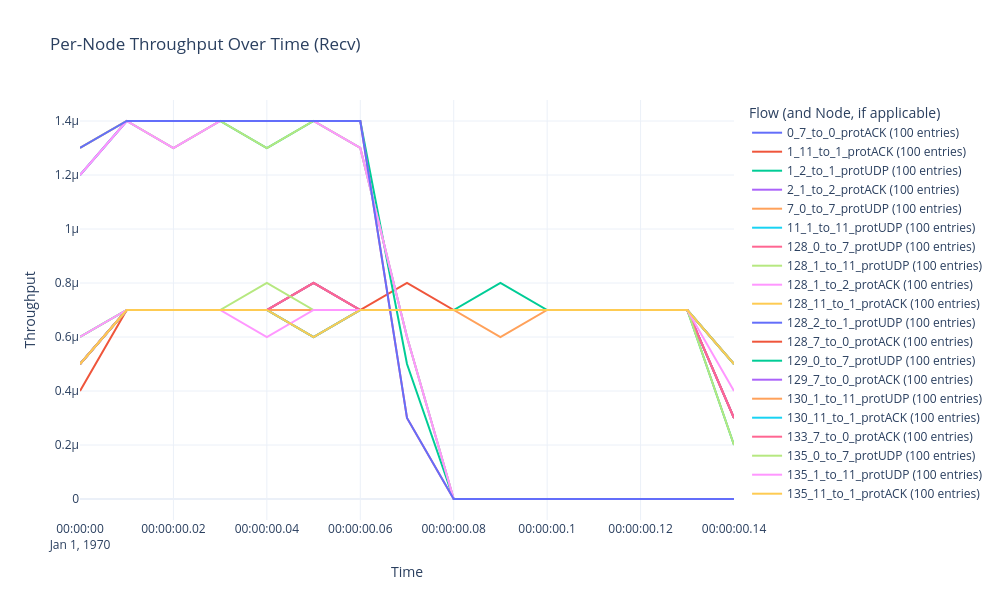
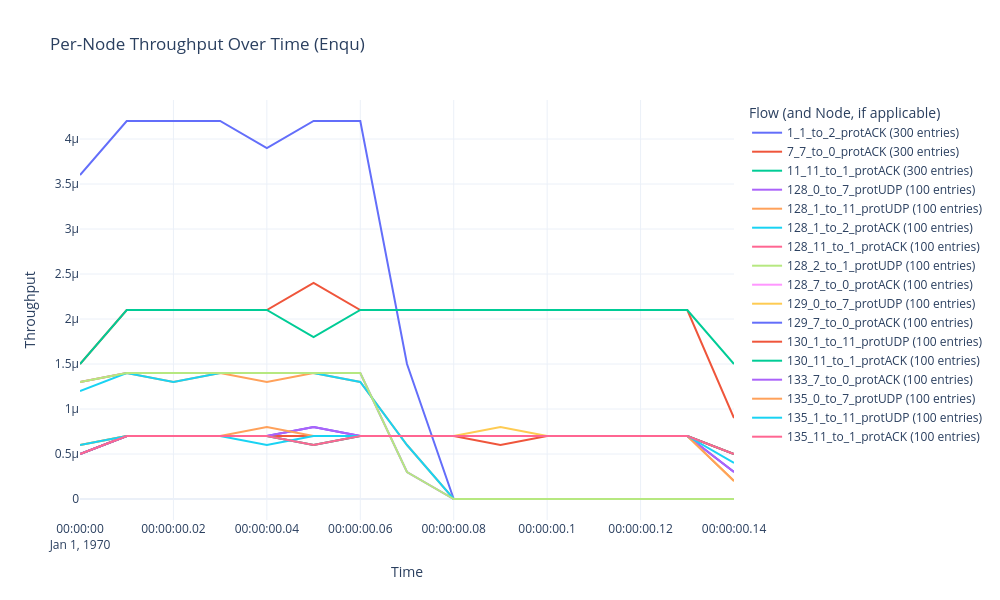
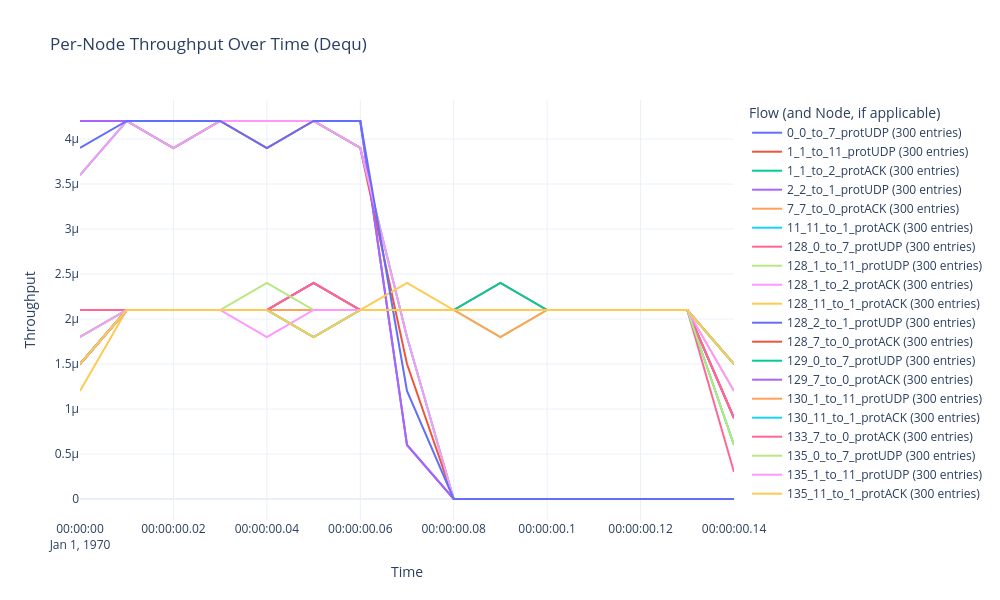

Notebook cell for these charts, in order:
### Code cell
# trace_output_file = '/home/xavid/feina/astra-sim/upc/configuration/ns3/astrasim_16nodes_ring.tr'
# trace_output_file = '/home/xavid/feina/ns-3-dev-git/three-node-trace.tr'
trace_output_file = '/home/xavid/feina/astra-sim/upc/output/comparison_run/FoldedClos/concurrent_allreduce/run_20251105_164909/ns3/astrasim_trace.tr'
df = parse_qbb_trace(trace_output_file)
interval = 0.01
plot(df, interval)
